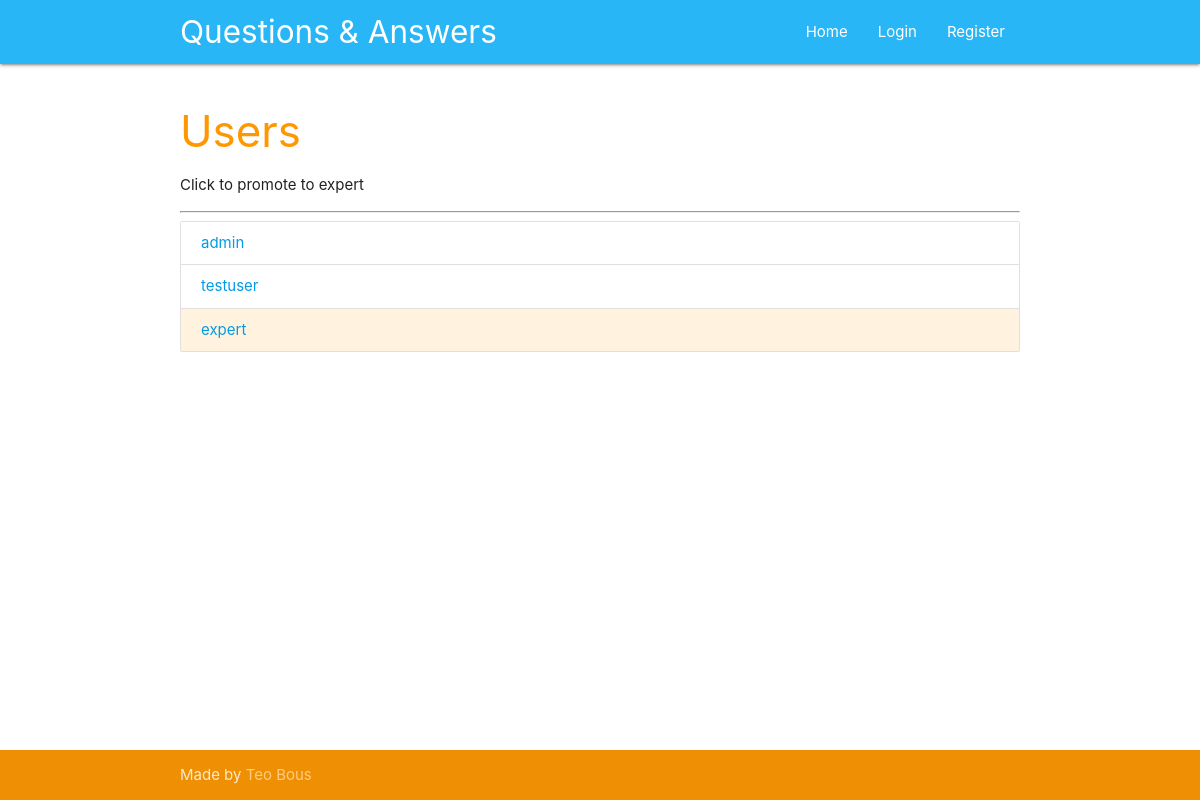
/users, run on an earlier commit of the app's database.
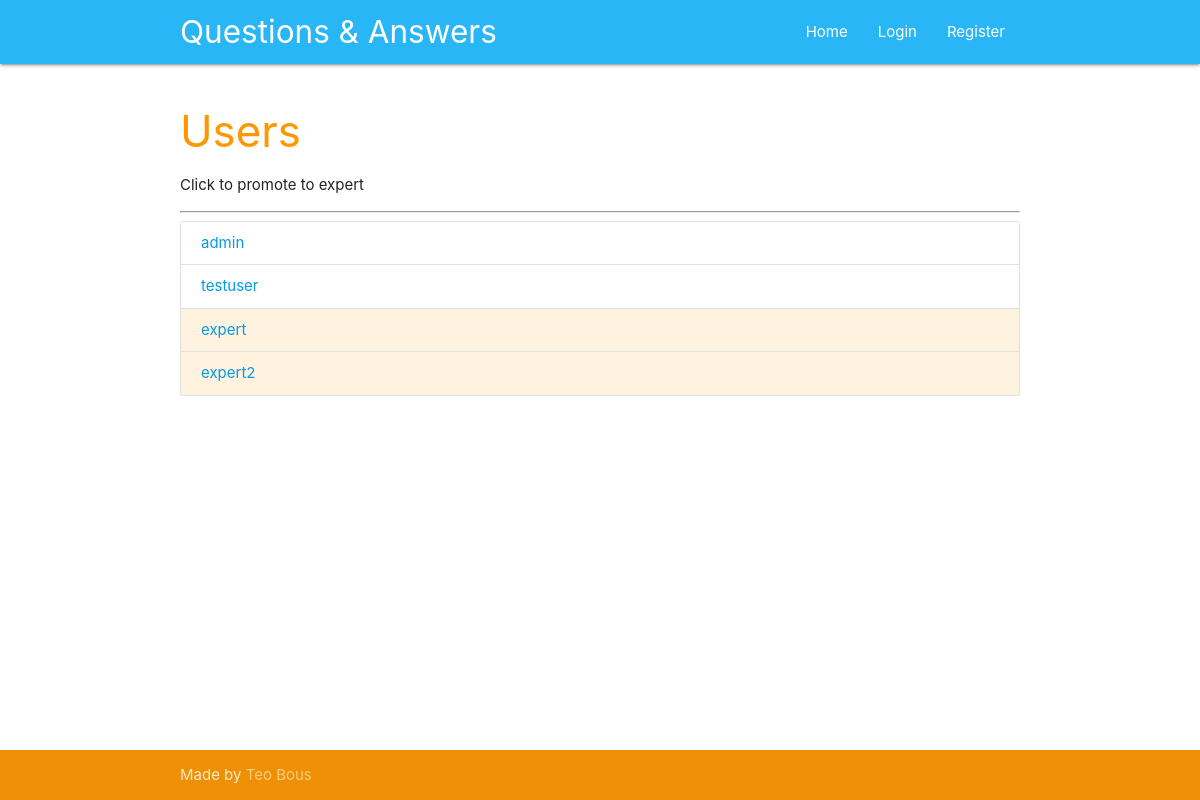
And on a later commit of the database.
### tables this page shows
CREATE TABLE users (
    id integer primary key autoincrement,
    name text not null,
    password text not null,
    expert boolean not null,
    admin boolean not null 
);

### app.py (the view)
@app.route('/users')
def users():
	user = get_current_user()
	db = get_db()
	users_cur = db.execute('select id, name, expert, admin from users')
	users_results = users_cur.fetchall()
	return render_template('users.html', user=user, users=users_results)

### app.py (called while the page is built)
def get_current_user():
	user_result = None
	if 'user' in session:
		user = session['user']
		db = get_db()
		query = 'select id, name, password, expert, admin from users where name = ?'
		user_cur = db.execute(query, [user])
		user_result = user_cur.fetchone()
	return user_result

### database.py (called while the page is built)
def connect_db():
	sql = sqlite3.connect('data.db')
	sql.row_factory = sqlite3.Row
	return sql

def get_db():
	if not hasattr(g, 'sqlite_db'):
		g.sqlite_db = connect_db()
	return g.sqlite_db

### templates/users.html (shortened to what this page needs)
{% extends 'base.html' %}
{% block content %}
    <div class="section">
      <div class="container">
        <h3 class="header orange-text">Users</h3>
        <p>Click to promote to expert</p>
        <hr>
        <ul class="collection">
          {% for user in users %}
          <li class="collection-item {% if user['expert'] == 1 %} orange lighten-5 {% endif %}">
            <a href="{{ url_for('promote', user_id=user['id']) }}">{{ user['name'] }}</a>
          </li>
          {% endfor %}
        </ul>
      </div>
    </div>
{% endblock %}

### templates/base.html (shortened to what this page needs)
<!DOCTYPE html>
<html lang="en">
  <head>
    <link href="{{url_for('static', filename = 'css/materialize.css')}}" type="text/css" rel="stylesheet" media="screen,projection"/>
    <link href="{{url_for('static', filename = 'css/style.css')}}" type="text/css" rel="stylesheet" media="screen,projection"/>
  </head>
  <body>
    <nav class="light-blue lighten-1" role="navigation">
      <div class="nav-wrapper container"><a id="logo-container" href="{{ url_for('index') }}" class="brand-logo">Questions & Answers</a>
      <ul class="right hide-on-med-and-down">
        <li><a href="{{ url_for('index') }}">Home</a></li>
        {% if not user %}
        <li><a href="{{ url_for('login') }}">Login</a></li>
        <li><a href="{{ url_for('register') }}">Register</a></li>
        {% endif %}
      </ul>
    </div>
  </nav>
  <main>
    {% block content %}{% endblock %}
  </main>
  <footer class="page-footer orange">
    <div class="footer-copyright">
      <div class="container">
        Made by <a class="orange-text text-lighten-3" href="https://github.com/tbousiou">Teo Bous</a>
      </div>
    </div>
  </footer>
</body>
</html>

### static/css/style.css (style rules this page uses)
body { display: flex; min-height: 100vh; flex-direction: column; }
main { flex: 1 0 auto; }
.page-footer { padding-top: 0px; }

What changed in the data, as far as the page shows it:
added users: name "expert2", expert True (drawn)
